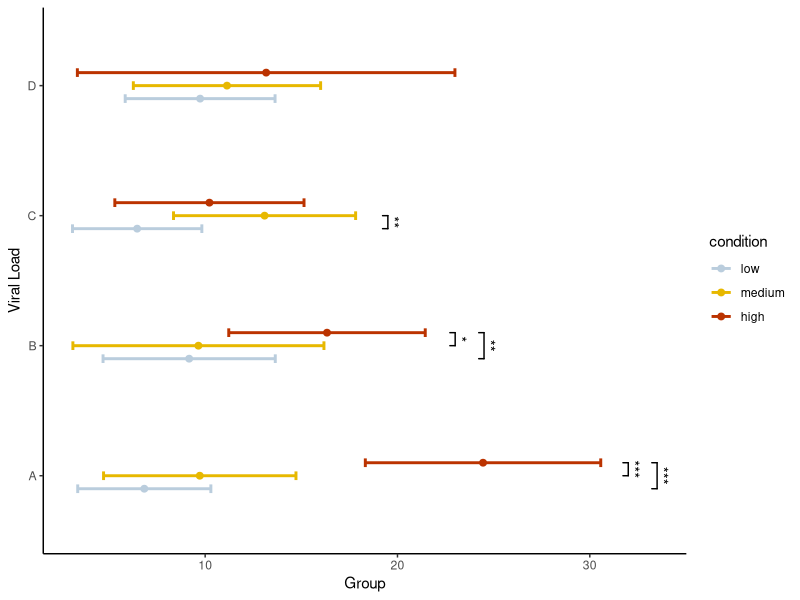

Generate this figure with R:

library(tidyverse)

df <- read.csv("data_raw/viralload.csv")
head(df)


df.sum <- df %>%
  group_by(group, condition) %>%
  summarise(
    sd = sd(values),
    mean = mean(values)
  )
df.sum

library(ggpubr)

df.sum$condition <- factor(df.sum$condition, levels=c("low","medium","high"))

ggplot(df.sum, aes(x = group, y = mean, color=condition)) +
  geom_errorbar(
    aes(ymin = mean-sd, 
        ymax = mean+sd),
    position = position_dodge(0.3), 
    width = 0.2,
    linewidth = 1
  ) +
  geom_point(size=2,
             position = position_dodge(0.3)) +
  scale_color_manual(values = c("#bacddd", "#E7B800","#bb3300")) +
  theme_classic() +
  coord_flip() +
  ylab("Group") +
  xlab("Viral Load") +
  geom_signif(xmin = c(1,1.1,2,2.1,3),
              xmax = c(1.1,0.9,2.1,1.9,2.9),
              y_position = c(32,33.5,23,24.5,19.5),
              annotation = c("***", "***","*", "**","**"),
              tip_length = 0.01,
              color='black',
              vjust=0.6)

dfa  <- df %>% filter(group=="A")
dfb  <- df %>% filter(group=="B")
dfc  <- df %>% filter(group=="C")
dfd  <- df %>% filter(group=="D")

TukeyHSD(aov(data=dfd, values~condition))
TukeyHSD(aov(data=dfc, values~condition))
TukeyHSD(aov(data=dfb, values~condition))
TukeyHSD(aov(data=dfa, values~condition))
